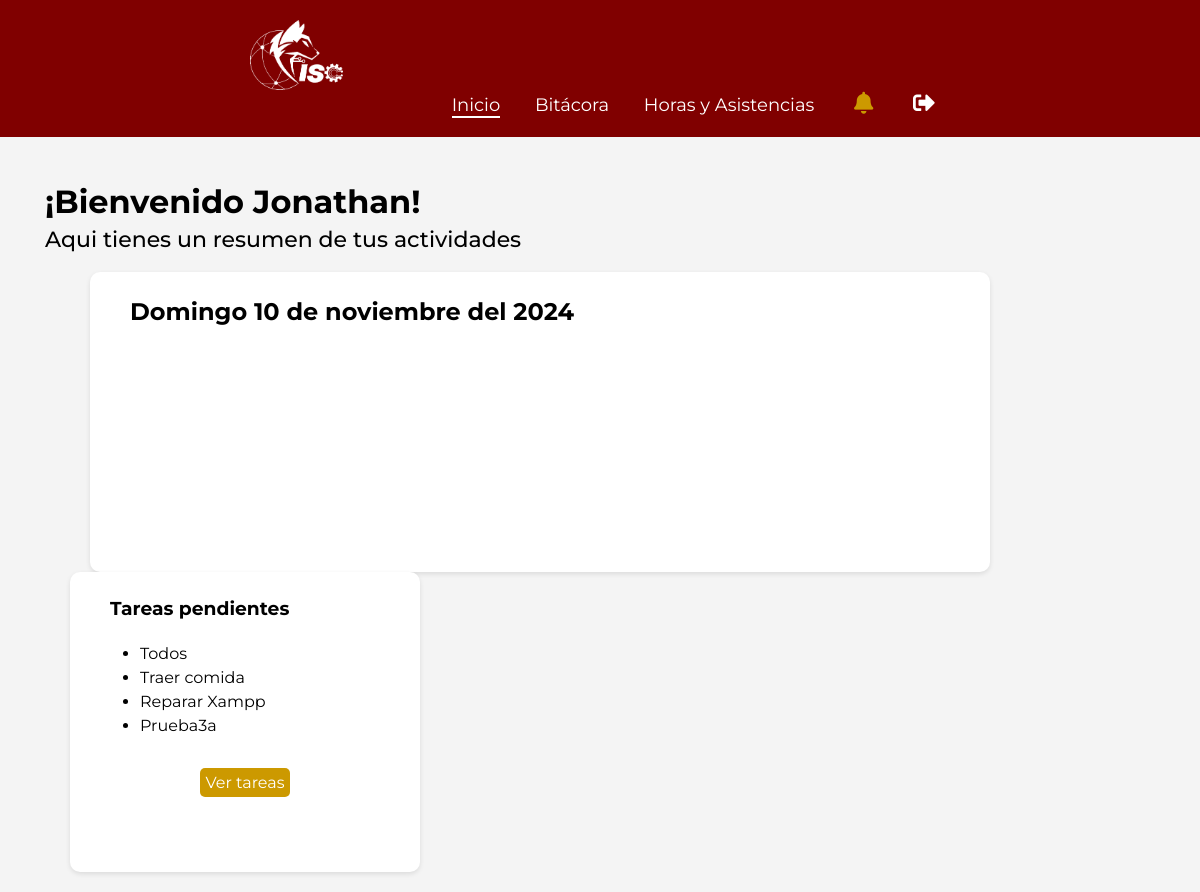
The page /admin_panel.php (signed in) on the database its author committed.
### tables this page shows
CREATE TABLE `tareas` (
  `id_tarea` int(5) NOT NULL,
  `nombre_tarea` varchar(255) DEFAULT NULL,
  `descripcion` varchar(255) DEFAULT NULL,
  `estado` varchar(255) DEFAULT NULL,
  `usuario` int(5) DEFAULT NULL
);

### admin_panel.php (the view, shortened to what this page needs)
<?php require "seguridad2.php";
$usuario = $_SESSION['username'];
$id_user = $_SESSION['id_user'];
?>
<!DOCTYPE html>
<html lang="es">
<head>
    <link rel="stylesheet" type="text/css" href="admin_panel.css">
    <link rel="stylesheet" href="https://cdnjs.cloudflare.com/ajax/libs/font-awesome/5.15.4/css/all.min.css"/>
</head>
<body>
<header class="admin-header">
        <div class="logo-nav">
            <img src="img/Fondo.png" alt="">
        </div>
        <nav class="admin-nav">
            <ul>
                <li><a href="admin_panel.php" class="selected">Inicio</a></li>
                <li><a href="bitacorat.php" >Bitácora</a></li>
                <li><a href="horas_asistencias.php">Horas y Asistencias</a></li>
                <li><a href="" class="noti"><i class="fas fa-bell"></i></a></li>
                <li><a href="salir.php" class="salir"><i class="fas fa-sign-out-alt"></i></a></li>
            </ul>
        </nav>
    </header>
    <main class="admin-main">
        <section class="dashboard-overview">
            <h1 class="tt_paginas">¡Bienvenido <?php echo $usuario?>!</h1>
            <h3 class="st_paginas">Aqui tienes un resumen de tus actividades</h3>
            <br>
            <div class="dashboard-widgets">
                <div class="widget_index1">
                    <?php
                    $dia_semana_ingles = array(
                        'Monday' => 'Lunes',
                        'Tuesday' => 'Martes',
                        'Wednesday' => 'Miércoles',
                        'Thursday' => 'Jueves',
                        'Friday' => 'Viernes',
                        'Saturday' => 'Sábado',
                        'Sunday' => 'Domingo'
                    );
                    $meses_ingles = array(
                        'January' => 'enero',
                        'February' => 'febrero',
                        'March' => 'marzo',
                        'April' => 'abril',
                        'May' => 'mayo',
                        'June' => 'junio',
                        'July' => 'julio',
                        'August' => 'agosto',
                        'September' => 'septiembre',
                        'October' => 'octubre',
                        'November' => 'noviembre',
                        'December' => 'diciembre'
                    );
                    $dia_semana = $dia_semana_ingles[date("l")];
                    $dia = date("j");
                    $mes = $meses_ingles[date("F")];
                    $anio = date("Y"); ?>
                    <h1 class=""><?php echo $dia_semana?> <?php echo $dia?> de <?php echo  $mes?> del <?php echo $anio?></h1>
                </div>
                <div class="widget_index">
                    <h3>Tareas pendientes</h3><br>
                    <?php require "admin/conexion.php";
                        $todos_datos = "SELECT * FROM tareas
                        INNER JOIN alumnos ON tareas.usuario = alumnos.id
                        WHERE usuario = $id_user OR usuario = 1";
                        $resultado = mysqli_query($conectar, $todos_datos);
                        if (mysqli_num_rows($resultado) > 0) {
                            while ($fila = mysqli_fetch_assoc($resultado)) {
                        ?>
                            <ul class="pendientes">
                                <li><?php echo $fila['nombre_tarea']; ?></li>
                            </ul>
                        <?php
                            }
                        } else { ?>
                            <p class="pendientes">No hay tareas pendientes</p>
                        <?php }
                        ?>
                        <br><br>
                    <div class="cont"><a href="bitacorat.php" class="btn_ss2">Ver tareas</a></div>
                </div>
            </div>
        </section>
    </main>
</body>
</html>

### admin_panel.css (style rules this page uses)
* { margin: 0; padding: 0; box-sizing: border-box; font-family: 'Montserrat', sans-serif; }
:root { --color1: #800000; --color2: #c90; --color3: #999999; }
body { background-color: #f4f4f4; }
.admin-header { background-color: var(--color1); color: #fff; padding: 20px; text-align: center; }
.admin-nav { width: 700px; display: inline-block; vertical-align: middle; text-align: right; font-size: 18px; }
.noti { margin: 5px; font-size: 22px; }
.salir { font-size: 22px; }
.admin-nav ul { list-style-type: none; padding: 0; }
.logo-nav { vertical-align: middle; text-align: left; height: 70px; width: 700px; display: inline-block; }
.logo-nav img { height: 100%; }
.admin-nav ul li { display: inline; margin: 0 15px; }
.admin-nav ul li a { color: #fff; text-decoration: none; }
.admin-main { padding: 20px; }
.dashboard-overview { margin-top: 20px; }
.widget_index1 { background-color: #fff; padding: 25px 40px; margin-left: 70px; border-radius: 10px; box-shadow: 0 2px 5px rgba(0, 0, 0, 0.1); width: 900px; overflow: auto; display: inline-block; vertical-align: top; height: 300px; }
.widget_index { background-color: #fff; padding: 25px 40px; margin-left: 50px; border-radius: 10px; box-shadow: 0 2px 5px rgba(0, 0, 0, 0.1); width: 350px; overflow: auto; display: inline-block; vertical-align: top; height: 300px; }
.pendientes { margin-left: 30px; margin-top: 5px; }
.cont { text-align: center; }
.btn_ss2 { background-color: var(--color2); border-radius: 5px; padding: 5px; text-decoration: none; color: white; }
.tt_paginas { padding: 5px 25px; font-size: 32px; }
.st_paginas { padding: 0 25px; font-size: 22px; font-weight: 500; }
.selected { border-bottom: #fff 2px solid; }
.noti i { color: #c90; }

### rows shown on the page
tareas: nombre_tarea "Todos"
tareas: nombre_tarea "Traer comida"
tareas: nombre_tarea "Reparar Xampp"
tareas: nombre_tarea "Prueba3a"

### other values the page prints
$usuario "Jonathan"
